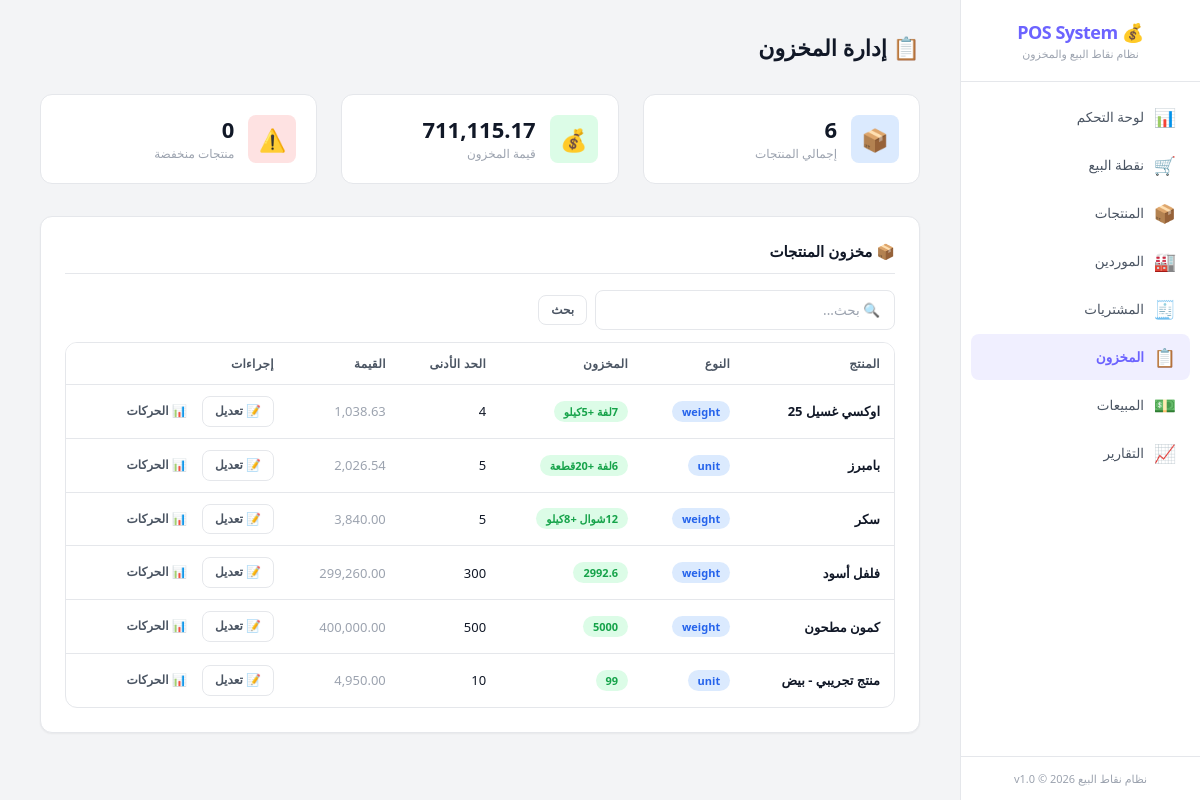
Screenshot of /?page=inventory with the database file from the repository.
### tables this page shows
CREATE TABLE products (
    id INTEGER PRIMARY KEY AUTOINCREMENT,
    name TEXT NOT NULL,
    barcode TEXT DEFAULT NULL,
    plu_code TEXT DEFAULT NULL,
    type TEXT NOT NULL DEFAULT 'unit' CHECK(type IN ('unit', 'pack', 'weight')),
    purchase_price REAL NOT NULL DEFAULT 0,
    sale_price_unit REAL NOT NULL DEFAULT 0,
    sale_price_pack REAL DEFAULT NULL,
    pack_quantity INTEGER DEFAULT NULL,
    stock_quantity REAL NOT NULL DEFAULT 0,
    min_stock REAL NOT NULL DEFAULT 0,
    category TEXT DEFAULT NULL,
    notes TEXT DEFAULT NULL,
    is_active INTEGER NOT NULL DEFAULT 1,
    created_at TEXT NOT NULL DEFAULT (datetime('now', 'localtime')),
    updated_at TEXT NOT NULL DEFAULT (datetime('now', 'localtime'))
, pack_type TEXT DEFAULT 'كرتونة', pack_unit_quantity INTEGER DEFAULT NULL, pack_purchase_price REAL DEFAULT NULL, pack_sale_price REAL DEFAULT NULL);

### www/app/controllers/InventoryController.php (called while the page is built, shortened)
<?php
class InventoryController {
    private $inventoryService;
    public function __construct() {
        $this->inventoryService = new InventoryService();
    }
    public function index() {
        $products = (new ProductService())->getAll($_GET['search'] ?? '');
        $summary = $this->inventoryService->getSummary();
        include APP_PATH . '/views/layout/header.php';
        include APP_PATH . '/views/inventory/index.php';
        include APP_PATH . '/views/layout/footer.php';
    }
}

### www/app/services/InventoryService.php (called while the page is built, shortened)
<?php
class InventoryService {
    public function getSummary() {
        $db = Database::getInstance()->getConnection();
        $stmt = $db->prepare("SELECT COUNT(*) as total_products,
                              SUM(stock_quantity * purchase_price) as total_value,
                              COUNT(CASE WHEN stock_quantity <= min_stock AND min_stock > 0 THEN 1 END) as low_stock_count
                              FROM products WHERE is_active = 1");
        $stmt->execute();
        return $stmt->fetch();
    }
}

### www/app/config/database.php (called while the page is built, shortened)
<?php
class Database {
    private static $instance = null;
    private $pdo;
    private function __construct() {
        $this->dbPath = __DIR__ . '/../../data/pos_system.db';
        try {
            $this->pdo = new PDO('sqlite:' . $this->dbPath);
            $this->pdo->setAttribute(PDO::ATTR_ERRMODE, PDO::ERRMODE_EXCEPTION);
            $this->pdo->setAttribute(PDO::ATTR_DEFAULT_FETCH_MODE, PDO::FETCH_ASSOC);
            $this->pdo->exec('PRAGMA journal_mode = WAL');
            $this->pdo->exec('PRAGMA foreign_keys = ON');
            $this->pdo->exec('PRAGMA busy_timeout = 5000');
            $this->pdo->exec('PRAGMA synchronous = NORMAL');
            $this->pdo->exec('PRAGMA cache_size = -8000');
            $this->pdo->exec('PRAGMA temp_store = MEMORY');
        } catch (PDOException $e) {
            die('Database connection failed: ' . $e->getMessage());
        }
    }
    public static function getInstance() {
        if (self::$instance === null) {
            self::$instance = new self();
        }
        return self::$instance;
    }
    public function getConnection() {
        return $this->pdo;
    }
    public function migrate() {
        $migrationsDir = __DIR__ . '/../database/migrations/';
        $migrationFiles = glob($migrationsDir . '*.sql');
        sort($migrationFiles);
        foreach ($migrationFiles as $file) {
            $sql = file_get_contents($file);
            try {
                $this->pdo->exec($sql);
            } catch (PDOException $e) {
                if (strpos($e->getMessage(), 'already exists') === false &&
                    strpos($e->getMessage(), 'UNIQUE constraint') === false) {
                    error_log('Migration error in ' . basename($file) . ': ' . $e->getMessage());
                }
            }
        }
    }
}

### www/app/services/ProductService.php (called while the page is built, shortened)
<?php
class ProductService {
    private $productRepo;
    public function __construct() {
        $this->productRepo = new ProductRepository();
    }
    public function getAll($search = '', $category = '', $type = '') {
        return $this->productRepo->getAll($search, $category, $type);
    }
}

### www/app/repositories/ProductRepository.php (called while the page is built, shortened)
<?php
class ProductRepository {
    private $db;
    public function __construct() {
        $this->db = Database::getInstance()->getConnection();
    }
    public function getAll($search = '', $category = '', $type = '') {
        $sql = "SELECT * FROM products WHERE is_active = 1";
        $params = [];
        $sql .= " ORDER BY name ASC";
        $stmt = $this->db->prepare($sql);
        $stmt->execute($params);
        return $stmt->fetchAll();
    }
}

### www/app/views/inventory/index.php (the view, shortened to what this page needs)
<div class="page-header">
    <div>
        <h1>📋 إدارة المخزون</h1>
    </div>
</div>
<div class="stats-grid">
    <div class="stat-card">
        <div class="stat-icon blue">📦</div>
        <div class="stat-info">
            <h4><?= $summary['total_products'] ?? 0 ?></h4>
            <p>إجمالي المنتجات</p>
        </div>
    </div>
    <div class="stat-card">
        <div class="stat-icon green">💰</div>
        <div class="stat-info">
            <h4><?= number_format($summary['total_value'] ?? 0, 2) ?></h4>
            <p>قيمة المخزون</p>
        </div>
    </div>
    <div class="stat-card">
        <div class="stat-icon red">⚠️</div>
        <div class="stat-info">
            <h4><?= $summary['low_stock_count'] ?? 0 ?></h4>
            <p>منتجات منخفضة</p>
        </div>
    </div>
</div>
<div class="card">
    <div class="card-header">
        <h3>📦 مخزون المنتجات</h3>
    </div>
    <div style="margin-bottom:12px;">
        <form class="d-flex align-center gap-1" method="GET">
            <input type="text" name="search" class="form-control" style="max-width:300px;" placeholder="🔍 بحث..." value="<?= htmlspecialchars($_GET['search'] ?? '') ?>">
            <button type="submit" class="btn btn-outline btn-sm">بحث</button>
        </form>
    </div>
    <div class="table-wrapper">
        <table>
            <thead>
                <tr>
                    <th>المنتج</th>
                    <th>النوع</th>
                    <th>المخزون</th>
                    <th>الحد الأدنى</th>
                    <th>القيمة</th>
                    <th>إجراءات</th>
                </tr>
            </thead>
            <tbody>
                <?php foreach ($products as $p): ?>
                <tr>
                    <td class="fw-bold"><?= htmlspecialchars($p['name']) ?></td>
                    <td><span class="badge badge-info"><?= $p['type'] ?></span></td>
                    <td>
                        <?php
                        $stockQty = $p['stock_quantity'];
                        $packQty = $p['pack_unit_quantity'] ?? 1;
                        $badgeClass = ($p['min_stock'] > 0 && $stockQty <= $p['min_stock']) ? 'badge-danger' : 'badge-success';
                        if ($packQty > 1) {
                            $packs = floor($stockQty / $packQty);
                            $units = $stockQty % $packQty;
                            $packName = $p['pack_type'] ?? 'عبوة';
                            $unitName = $p['type'] === 'weight' ? 'كيلو' : 'قطعة';
                            $display = "<strong>{$packs}</strong> {$packName}";
                            if ($units > 0) {
                                $display .= " + <strong>{$units}</strong> {$unitName}";
                            }
                        } else {
                            $display = "<strong>{$stockQty}</strong>";
                        }
                        ?>
                        <span class="badge <?= $badgeClass ?>"><?= $display ?></span>
                    </td>
                    <td><?= $p['min_stock'] ?></td>
                    <td class="text-muted"><?= number_format($p['stock_quantity'] * $p['purchase_price'], 2) ?></td>
                    <td>
                        <button class="btn btn-sm btn-outline" onclick="openAdjust(<?= $p['id'] ?>)" style="cursor:pointer;">📝 تعديل</button>
                        <button class="btn btn-sm btn-ghost" onclick="viewMoves(<?= $p['id'] ?>)" style="cursor:pointer;">📊 الحركات</button>
                    </td>
                </tr>
                <?php endforeach; ?>
            </tbody>
        </table>
    </div>
</div>

### www/public/css/main.css (style rules this page uses)
:root { --bg-primary: #f3f4f6; --bg-secondary: #ffffff; --bg-card: #ffffff; --bg-card-hover: #f9fafb; --bg-input: #ffffff; --border-color: #e5e7eb; --border-focus: #6c63ff; --text-primary: #111827; --text-secondary: #4b5563; --text-muted: #9ca3af; --accent: #6c63ff; --accent-hover: #5a52e0; --accent-light: rgba(108, 99, 255, 0.1); --success: #16a34a; --success-bg: #dcfce7; --warning: #d97706; --warning-bg: #fef3c7; --danger: #dc2626; --danger-bg: #fee2e2; --info: #2563eb; --info-bg: #dbeafe; --shadow: 0 4px 6px -1px rgba(0, 0, 0, 0.1), 0 2px 4px -1px rgba(0, 0, 0, 0.06); --shadow-sm: 0 1px 2px 0 rgba(0, 0, 0, 0.05); --radius: 12px; --radius-sm: 8px; --radius-lg: 16px; --sidebar-width: 240px; --transition: all 0.2s ease; --font: 'Segoe UI', 'Cairo', Tahoma, sans-serif; }
*, *::before, *::after { box-sizing: border-box; margin: 0; padding: 0; }
html, body { height: 100%; font-family: var(--font); font-size: 14px; background: var(--bg-primary); color: var(--text-primary); direction: rtl; overflow: hidden; }
.page-header { display: flex; align-items: center; justify-content: space-between; margin-bottom: 32px; flex-wrap: wrap; gap: 16px; }
.page-header h1 { font-size: 22px; font-weight: 700; color: var(--text-primary); }
.card { background: var(--bg-card); border: 1px solid var(--border-color); border-radius: var(--radius); padding: 24px; margin-bottom: 24px; box-shadow: var(--shadow-sm); }
.card-header { display: flex; align-items: center; justify-content: space-between; margin-bottom: 16px; padding-bottom: 12px; border-bottom: 1px solid var(--border-color); }
.card-header h3 { font-size: 15px; font-weight: 600; }
.stats-grid { display: grid; grid-template-columns: repeat(auto-fit, minmax(200px, 1fr)); grid-gap: 24px; margin-bottom: 32px; }
.stat-card { background: var(--bg-card); border: 1px solid var(--border-color); border-radius: var(--radius); padding: 20px; display: flex; align-items: center; gap: 14px; transition: var(--transition); }
.stat-icon { width: 48px; height: 48px; border-radius: var(--radius-sm); display: flex; align-items: center; justify-content: center; font-size: 22px; flex-shrink: 0; }
.stat-icon.blue { background: var(--info-bg); color: var(--info); }
.stat-icon.green { background: var(--success-bg); color: var(--success); }
.stat-icon.red { background: var(--danger-bg); color: var(--danger); }
.stat-info h4 { font-size: 22px; font-weight: 700; line-height: 1.2; }
.stat-info p { font-size: 12px; color: var(--text-muted); margin-top: 2px; }
.btn { display: inline-flex; align-items: center; justify-content: center; gap: 6px; padding: 9px 18px; border: none; border-radius: var(--radius-sm); font-size: 13px; font-weight: 600; font-family: var(--font); cursor: pointer; transition: var(--transition); white-space: nowrap; line-height: 1.4; }
.btn-outline { background: transparent; border: 1px solid var(--border-color); color: var(--text-secondary); }
.btn-ghost { background: transparent; color: var(--text-secondary); padding: 6px 10px; }
.btn-sm { padding: 6px 12px; font-size: 12px; }
.form-control { width: 100%; padding: 10px 14px; background: var(--bg-input); border: 1px solid var(--border-color); border-radius: var(--radius-sm); color: var(--text-primary); font-size: 13.5px; font-family: var(--font); transition: var(--transition); outline: none; }
.form-control::placeholder { color: var(--text-muted); }
.table-wrapper { overflow-x: auto; border-radius: var(--radius); border: 1px solid var(--border-color); }
table { width: 100%; border-collapse: collapse; font-size: 13px; }
thead { background: var(--bg-secondary); }
th { padding: 12px 14px; text-align: right; font-weight: 600; color: var(--text-secondary); font-size: 12px; text-transform: uppercase; letter-spacing: 0.3px; border-bottom: 1px solid var(--border-color); white-space: nowrap; }
td { padding: 11px 14px; border-bottom: 1px solid var(--border-color); color: var(--text-primary); }
tbody tr:last-child td { border-bottom: none; }
.badge { display: inline-flex; align-items: center; padding: 3px 10px; border-radius: 20px; font-size: 11px; font-weight: 600; }
.badge-success { background: var(--success-bg); color: var(--success); }
.badge-info { background: var(--info-bg); color: var(--info); }
.text-muted { color: var(--text-muted); }
.fw-bold { font-weight: 700; }
.d-flex { display: flex; }
.align-center { align-items: center; }
.gap-1 { gap: 8px; }

### rows the page displays
products: name "اوكسي غسيل 25", type "weight", packs "7", pack_type "لفة", units "5", type "كيلو", min_stock "4", $p['stock_quantity'] * $p['purchase_price'] "1,038.63"
products: name "بامبرز", type "unit", packs "6", pack_type "لفة", units "20", type "قطعة", min_stock "5", $p['stock_quantity'] * $p['purchase_price'] "2,026.54"
products: name "سكر", type "weight", packs "12", pack_type "شوال", units "8", type "كيلو", min_stock "5", $p['stock_quantity'] * $p['purchase_price'] "3,840.00"
products: name "فلفل أسود", type "weight", stock_quantity "2992.6", min_stock "300", $p['stock_quantity'] * $p['purchase_price'] "299,260.00"
products: name "كمون مطحون", type "weight", stock_quantity "5000", min_stock "500", $p['stock_quantity'] * $p['purchase_price'] "400,000.00"
products: name "منتج تجريبي - بيض", type "unit", stock_quantity "99", min_stock "10", $p['stock_quantity'] * $p['purchase_price'] "4,950.00"

### other values shown
$summary['total_products'] "6"
$summary['total_value'] "711,115.17"
$summary['low_stock_count'] "0"
